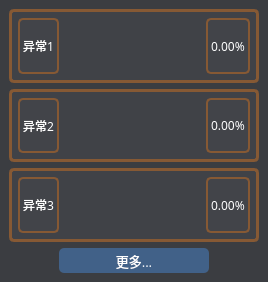
  <widget class="QDockWidget" name="dockWidget_4">
   <property name="minimumSize">
    <size>
     <width>268</width>
     <height>282</height>
    </size>
   </property>
   <property name="maximumSize">
    <size>
     <width>524287</width>
     <height>300</height>
    </size>
   </property>
   <property name="font">
    <font>
     <family>黑体</family>
    </font>
   </property>
   <property name="mouseTracking">
    <bool>true</bool>
   </property>
   <property name="autoFillBackground">
    <bool>false</bool>
   </property>
   <property name="styleSheet">
    <string notr="true">background-color: rgb(36, 36, 36);color: rgb(255,255,255);</string>
   </property>
   <property name="windowTitle">
    <string>警报历史</string>
   </property>
   <attribute name="dockWidgetArea">
    <number>2</number>
   </attribute>
   <widget class="QWidget" name="dockWidgetContents_4">
    <property name="styleSheet">
     <string notr="true">background-color: rgb(59, 61, 65);</string>
    </property>
    <layout class="QVBoxLayout" name="verticalLayout_3">
     <item>
      <widget class="QWidget" name="widget_3" native="true">
       <property name="styleSheet">
        <string notr="true">background-color: rgba(68, 70, 74, 150);border-radius:5px;border-color: rgb(134, 89, 52);border-width:3px;border-style:solid;color:rgb(255, 255, 255);</string>
       </property>
       <layout class="QHBoxLayout" name="horizontalLayout_41">
        <item>
         <layout class="QHBoxLayout" name="horizontalLayout_7">
          <item>
           <widget class="QLabel" name="label_18">
            <property name="minimumSize">
             <size>
              <width>0</width>
              <height>30</height>
             </size>
            </property>
            <property name="maximumSize">
             <size>
              <width>16777215</width>
              <height>80</height>
             </size>
            </property>
            <property name="font">
             <font>
              <family>黑体</family>
             </font>
            </property>
            <property name="styleSheet">
             <string notr="true">border-width:2px;</string>
            </property>
            <property name="text">
             <string>异常1</string>
            </property>
           </widget>
          </item>
          <item>
           <spacer name="horizontalSpacer_8">
            <property name="orientation">
             <enum>Qt::Horizontal</enum>
            </property>
            <property name="sizeHint" stdset="0">
             <size>
              <width>40</width>
              <height>20</height>
             </size>
            </property>
           </spacer>
          </item>
          <item>
           <widget class="QLabel" name="label_19">
            <property name="font">
             <font>
              <family>黑体</family>
             </font>
            </property>
            <property name="styleSheet">
             <string notr="true">border-width:2px;</string>
            </property>
            <property name="text">
             <string>0.00%</string>
            </property>
           </widget>
          </item>
         </layout>
        </item>
       </layout>
      </widget>
     </item>
     <item>
      <widget class="QWidget" name="widget_4" native="true">
       <property name="styleSheet">
        <string notr="true">background-color: rgba(68, 70, 74, 150);border-radius:5px;border-color: rgb(134, 89, 52);border-width:3px;border-style:solid;color:rgb(255, 255, 255);</string>
       </property>
       <layout class="QHBoxLayout" name="horizontalLayout_42">
        <item>
         <layout class="QHBoxLayout" name="horizontalLayout_10">
          <item>
           <widget class="QLabel" name="label_24">
            <property name="minimumSize">
             <size>
              <width>0</width>
              <height>30</height>
             </size>
            </property>
            <property name="maximumSize">
             <size>
              <width>16777215</width>
              <height>80</height>
             </size>
            </property>
            <property name="font">
             <font>
              <family>黑体</family>
             </font>
            </property>
            <property name="styleSheet">
             <string notr="true">border-width:2px;</string>
            </property>
            <property name="text">
             <string>异常2</string>
            </property>
           </widget>
          </item>
          <item>
           <spacer name="horizontalSpacer_11">
            <property name="orientation">
             <enum>Qt::Horizontal</enum>
            </property>
            <property name="sizeHint" stdset="0">
             <size>
              <width>40</width>
              <height>20</height>
             </size>
            </property>
           </spacer>
          </item>
          <item>
           <widget class="QLabel" name="label_25">
            <property name="font">
             <font>
              <family>黑体</family>
             </font>
            </property>
            <property name="styleSheet">
             <string notr="true">border-width:2px;</string>
            </property>
            <property name="text">
             <string>0.00%</string>
            </property>
           </widget>
          </item>
         </layout>
        </item>
       </layout>
      </widget>
     </item>
     <item>
      <widget class="QWidget" name="widget_5" native="true">
       <property name="styleSheet">
        <string notr="true">background-color: rgba(68, 70, 74, 150);border-radius:5px;border-color: rgb(134, 89, 52);border-width:3px;border-style:solid;color:rgb(255, 255, 255);</string>
       </property>
       <layout class="QHBoxLayout" name="horizontalLayout_43">
        <item>
         <layout class="QHBoxLayout" name="horizontalLayout_11">
          <item>
           <widget class="QLabel" name="label_26">
            <property name="minimumSize">
             <size>
              <width>0</width>
              <height>30</height>
             </size>
            </property>
            <property name="maximumSize">
             <size>
              <width>16777215</width>
              <height>80</height>
             </size>
            </property>
            <property name="font">
             <font>
              <family>黑体</family>
             </font>
            </property>
            <property name="styleSheet">
             <string notr="true">border-width:2px;</string>
            </property>
            <property name="text">
             <string>异常3</string>
            </property>
           </widget>
          </item>
          <item>
           <spacer name="horizontalSpacer_12">
            <property name="orientation">
             <enum>Qt::Horizontal</enum>
            </property>
            <property name="sizeHint" stdset="0">
             <size>
              <width>40</width>
              <height>20</height>
             </size>
            </property>
           </spacer>
          </item>
          <item>
           <widget class="QLabel" name="label_27">
            <property name="font">
             <font>
              <family>黑体</family>
             </font>
            </property>
            <property name="styleSheet">
             <string notr="true">border-width:2px;</string>
            </property>
            <property name="text">
             <string>0.00%</string>
            </property>
           </widget>
          </item>
         </layout>
        </item>
       </layout>
      </widget>
     </item>
     <item>
      <layout class="QHBoxLayout" name="horizontalLayout_40">
       <item>
        <spacer name="horizontalSpacer_17">
         <property name="orientation">
          <enum>Qt::Horizontal</enum>
         </property>
         <property name="sizeHint" stdset="0">
          <size>
           <width>40</width>
           <height>20</height>
          </size>
         </property>
        </spacer>
       </item>
       <item>
        <widget class="QPushButton" name="pushButton">
         <property name="minimumSize">
          <size>
           <width>150</width>
           <height>25</height>
          </size>
         </property>
         <property name="maximumSize">
          <size>
           <width>150</width>
           <height>16777215</height>
          </size>
         </property>
         <property name="font">
          <font>
           <family>黑体</family>
           <pointsize>10</pointsize>
          </font>
         </property>
         <property name="styleSheet">
          <string notr="true">background-color: rgb(65, 97, 136);border-radius:5px;</string>
         </property>
         <property name="inputMethodHints">
          <set>Qt::ImhDate</set>
         </property>
         <property name="text">
          <string>更多...</string>
         </property>
        </widget>
       </item>
       <item>
        <spacer name="horizontalSpacer_28">
         <property name="orientation">
          <enum>Qt::Horizontal</enum>
         </property>
         <property name="sizeHint" stdset="0">
          <size>
           <width>40</width>
           <height>20</height>
          </size>
         </property>
        </spacer>
       </item>
      </layout>
     </item>
    </layout>
   </widget>
  </widget>
